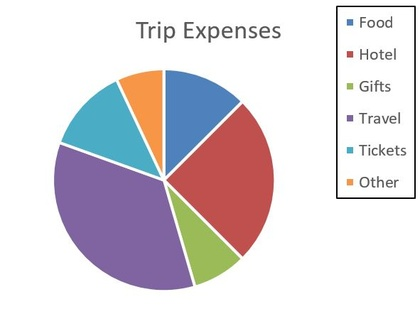
%> input picture Test Cases/Case 1/1.2.JPG, 420 x 309 px, shrunk from 591 x 435 before the run
$ octave --eval "result = ExtractLegend(imread('Test Cases/Case 1/1.2.JPG'));"   (GNU Octave 9; MATLAB toolbox functions it lacks are replaced by stand-ins)
%> lines starting %> are read from the running program, lines starting %| are printed output that depends on the picture; in (x1, y1, x2, y2) boxes, pixels count from 0 and x2, y2 are one past the last pixel; in counts of white or black regions, pixels touching at a corner belong together; the program's own positions count from 1
function [ legend ] = ExtractLegend( I )
%UNTITLED Summary of this function goes here
%   Detailed explanation goes here

% figure,imshow(I),title("Input Image");

bw=im2bw(I,0.1);
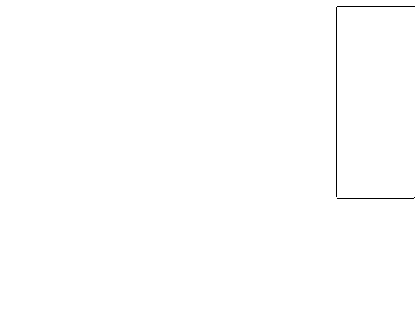
%> bw: size 309x420 logical; 99.7% white; black in thin lines or dots, all inside (x1, y1, x2, y2) = (336, 6, 415, 199)
%   figure,imshow(bw),title("BW Image");

neg=~bw;
%  figure,imshow(neg),title("Negative Image");

fill=imfill(neg,'hole');
%  figure,imshow(fill),title("Hole filling");

SE= strel('rectangle',[10 10]);
eroded=imerode(fill,SE);
%> eroded: size 309x420 logical; every value is 0
% figure,imshow(eroded),title("Eroded");

% dilated=imdilate(eroded,SE);
% figure,imshow(dilated),title("Dilated");

largest = bwareafilt(eroded,1);
[L,num]=bwlabel(largest);
%> L: size 309x420 double; every value is 0
%> num = 0
props = regionprops(L,'BoundingBox');
%> props = 0 regions
boundingBox=vertcat(props.BoundingBox);
%> boundingBox = []

sz=size(boundingBox);
%> sz = [0 0]
if sz==0
    bw=im2bw(I,0.5);
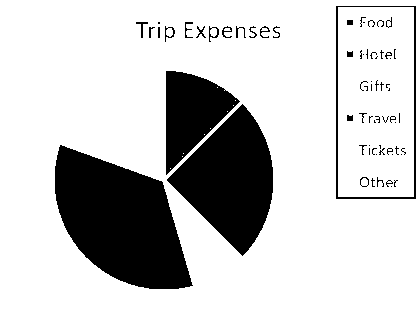
%> bw: size 309x420 logical; 78.3% white; 68 black regions (43 under 20 px), largest, box (x1, y1, x2, y2) and area: (55, 145, 193, 289) 12716, (167, 104, 273, 256) 9001, (166, 71, 240, 175) 4264
    figure,imshow(bw),title("BW Image");
    neg=~bw;
    fill=imfill(neg,'hole');
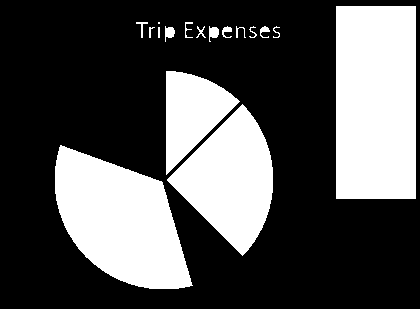
%> fill: size 309x420 logical; 32.4% white; 17 white regions (1 under 20 px), largest, box (x1, y1, x2, y2) and area: (336, 6, 416, 199) 15440, (55, 145, 193, 289) 12716, (167, 104, 273, 256) 9001
    SE= strel('rectangle',[10 10]);
    eroded=imerode(fill,SE);
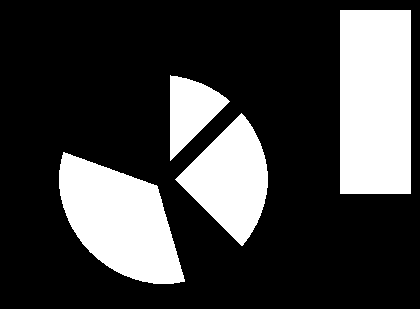
%> eroded: size 309x420 logical; 25.4% white; 4 white regions, box (x1, y1, x2, y2) and area: (340, 10, 411, 194) 13064, (59, 152, 185, 284) 10285, (175, 113, 268, 246) 6816, (170, 75, 230, 161) 2810
    largest = bwareafilt(eroded,1);
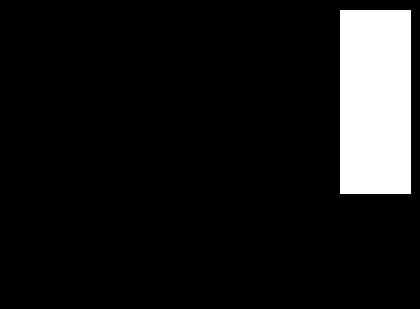
%> largest: size 309x420 logical; 10.1% white; 1 white region, box (x1, y1, x2, y2) and area: (340, 10, 411, 194) 13064
    [L,num]=bwlabel(largest);
%> L: size 309x420 double; values 0 (black) and 1 (white), 10.1% white; 1 white region
%> num = 1
    props = regionprops(L,'BoundingBox');
%> props = 1 region; box (x1, y1, x2, y2): (340, 10, 411, 194)
    boundingBox=vertcat(props.BoundingBox);
%> boundingBox = [340.5 10.5 71 184]
end

minX=ceil(boundingBox(1));
%> minX = 341
minY=ceil(boundingBox(2));
%> minY = 11
maxX=minX+ceil(boundingBox(3)) - 1;
%> maxX = 411
maxY=minY+ceil(boundingBox(4)) - 1;
%> maxY = 194

h=maxY-minY;
%> h = 183
w=maxX-minX;
%> w = 70
legend=uint8(zeros(h,w,3));
%> legend: size 183x70x3 uint8; every value is 0

y=1;
for i=minY:maxY
        x=1;
   for j=minX:maxX
        legend(y,x,:)=I(i,j,:);
        x=x+1;
   end
      y=y+1;
end
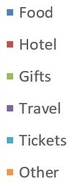
%> legend: size 184x71x3 uint8; mean R, G, B 241.2, 241.2, 240.8
%> after the loop, y = 185
%  figure,imshow(legend),title("Extracted Legend");


end

$ run again, on Test Cases/Case 1/1.1.png
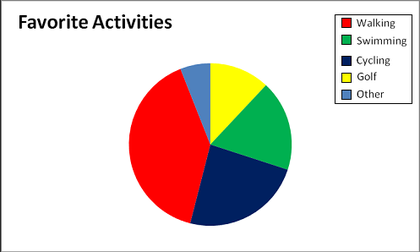
%> input picture Test Cases/Case 1/1.1.png, 420 x 252 px, shrunk from 497 x 298 before the run
%> in ExtractLegend, `bw=im2bw(I,0.1);`:
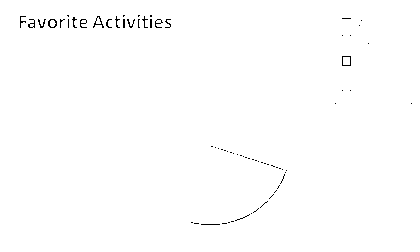
%> bw: size 252x420 logical; 99.4% white; black in thin lines or dots, all inside (x1, y1, x2, y2) = (20, 15, 412, 225)
%> in ExtractLegend, `[L,num]=bwlabel(largest);`: num = 0
%> in ExtractLegend, `props = regionprops(L,'BoundingBox');`: props = 0 regions
%> in ExtractLegend, `boundingBox=vertcat(props.BoundingBox);`: boundingBox = []
%> sz = [0 0]
%> largest: size 252x420 logical; 14% white; 1 white region, box (x1, y1, x2, y2) and area: (133, 68, 286, 221) 14782
%> in ExtractLegend, `[L,num]=bwlabel(largest);`: num = 1
%> in ExtractLegend, `props = regionprops(L,'BoundingBox');`: props = 1 region; box (x1, y1, x2, y2): (133, 68, 286, 221)
%> in ExtractLegend, `boundingBox=vertcat(props.BoundingBox);`: boundingBox = [133.5 68.5 153 153]
%> minX = 134
%> minY = 69
%> maxX = 286
%> maxY = 221
%> h = 152
%> after the loop in ExtractLegend, `for i=minY:maxY`:
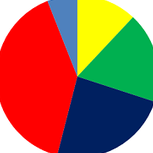
%> legend: size 153x153x3 uint8; mean R, G, B 155.6, 102.2, 78
%> after the loop in ExtractLegend, `for i=minY:maxY`: y = 154
